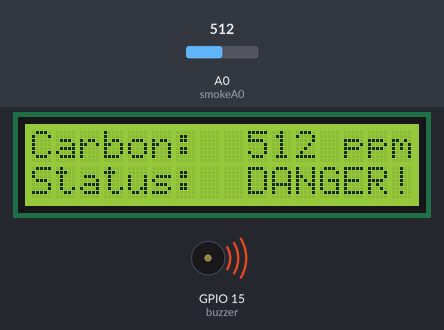
The sketch below on a simulated ESP8266 (NodeMCU). Shown: 16×2 character LCD, buzzer (waves = sounding, pin HIGH). The test bench sets the inputs (shaded band); at power-on: A0 (smokeA0) = 512. WiFi joins after 1.5 s; servers stay silent unless stated; pins used as bus, display or sensor lines are not drawn; what the sketch prints to the serial monitor is not drawn.

Above: at 3.9 s.
4.0 s: A0 (smokeA0) set to 482
At 7.6 s:
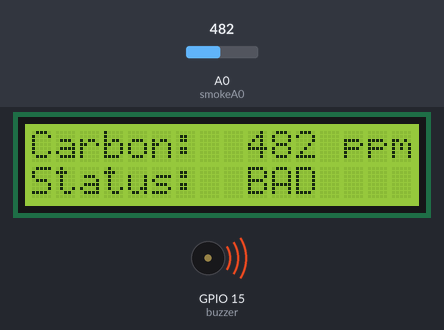
8.4 s: A0 (smokeA0) set to 418
At 10.8 s:
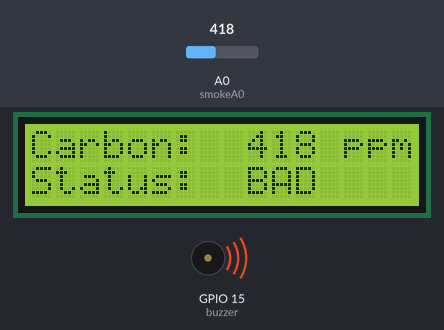
12.0 s: A0 (smokeA0) set to 390
At 15.3 s:
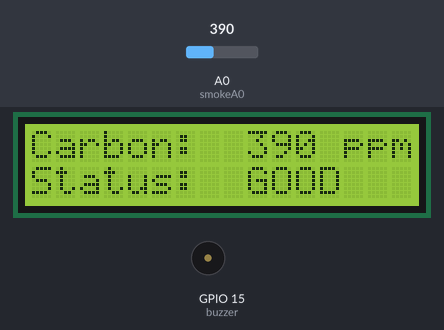
15.6 s: A0 (smokeA0) set to 347
At 18.7 s:
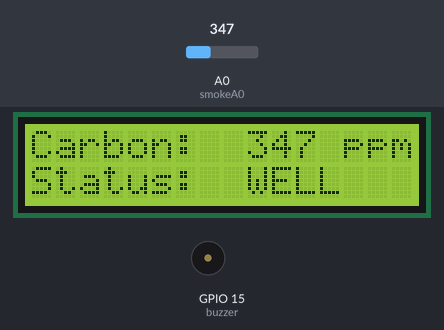
Timing chart, 0 to 20.2 s (numbered marks = the images above; inputs shaded):
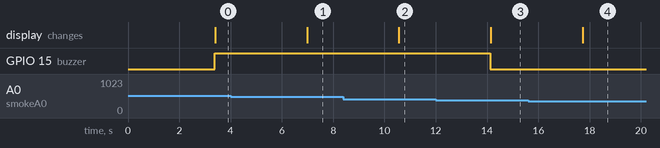

The sketch:

ESP8266wMQ7wLEDwLCDwBUZZER.ino
```cpp
#include <ESP8266WiFi.h>
#include <TridentTD_LineNotify.h>
#include <Wire.h>
#include <LiquidCrystal_I2C.h>
LiquidCrystal_I2C lcd(0x27, 16, 2); //

// WiFi Connected
#define SSID        "delphi"      // WIFI name
#define PASSWORD    "delphi1234"        // WIFI password

// Line Notify TOKEN
#define LINE_TOKEN  "Xmq3tXLUEYjt9ka3KNzGrkh6fFxIfkliyqecjgTM85H"   // LINE TOKEN (Bright's) (SmokeDetector)

// Set IFTTT Webhooks event name and key
#define IFTTT_Key "l4h1eLmi34ErJ5rHby-oRHDv0iPsIGWvhXGuUAEa9gr" // IFTTT KEY(Del's)
#define IFTTT_Event "SMOKE"
WiFiClient client;

int IFTTT_Value1 = 0;

// Define LED LIGHT
#define Rrow1 14 //
#define Rrow2 12 //
#define Rrow3 13 //

// Define BUZZER
#define buzzer 15

// Define Analog A0
int smokeA0 = A0;

void setup() {


  // I/O PIN
  pinMode(smokeA0, INPUT);

  pinMode(Rrow1, OUTPUT);
  pinMode(Rrow2, OUTPUT);
  pinMode(Rrow3, OUTPUT);
  pinMode(buzzer, OUTPUT);

  Serial.begin(115200);

  // WiFi Connect
  Serial.println(LINE.getVersion());
  WiFi.begin(SSID, PASSWORD);
  Serial.printf("WiFi connecting to %s\n",  SSID);
  while (WiFi.status() != WL_CONNECTED) {
    Serial.print(".");
    delay(400);
  }
  Serial.printf("\nWiFi connected\nIP : ");
  Serial.println(WiFi.localIP());

  // Define Line Token
  LINE.setToken(LINE_TOKEN);
}

// function IFTTT
void send_webhook(){// function Send Webook to IFTTT
  // construct the JSON payload
  String jsonString = "";
  jsonString += "{\"value1\":\"";
  jsonString += IFTTT_Value1;
  jsonString += "\"}";
  int jsonLength = jsonString.length();
  String lenString = String(jsonLength);
  // connect to the Maker event server
  client.connect("maker.ifttt.com", 80);
  // construct the POST request
  String postString = "";
  postString += "POST /trigger/";
  postString += IFTTT_Event;
  postString += "/with/key/";
  postString += IFTTT_Key;
  postString += " HTTP/1.1\r\n";
  postString += "Host: maker.ifttt.com\r\n";
  postString += "Content-Type: application/json\r\n";
  postString += "Content-Length: ";
  postString += lenString + "\r\n";
  postString += "\r\n";
  postString += jsonString; // combine post request and JSON
  client.print(postString);
  delay(500);
  client.stop();
}

void loop() {
  // put your main code here, to run repeatedly:
  int analogSensor = analogRead(A0); // อ่านค่าแก๊ส
  Serial.print("Pin A0 ="); // พิมพ์ข้อมความส่งเข้าคอมพิวเตอร์ "val = "
  Serial.println(analogSensor); // พิมพ์ค่าของตัวแปร val

  // IFTTT
  IFTTT_Value1 = analogSensor;
  // Send Webook to IFTTT
  send_webhook();

  delay(1000);

  // lcd Carbon VALUE
  lcd.begin();
  lcd.backlight();
  lcd.setCursor(0,0);
  lcd.print("Carbon: ");
  lcd.setCursor(9,0);
  lcd.print(analogSensor);
  lcd.setCursor(13,0);
  lcd.print("ppm");


  if(analogSensor > 495) { // Condition 3 (6 LIGHT)

    // Red LED
    digitalWrite(Rrow1, HIGH);
    digitalWrite(Rrow2, HIGH);
    digitalWrite(Rrow3, HIGH);

    // Buzzer
    digitalWrite(buzzer, HIGH);

    // Display LCD
    lcd.setCursor(0, 1);
    lcd.print("Status: ");
    lcd.setCursor(9, 1);
    lcd.print("DANGER!");

    // ส่งข้อความไปยังผู้ใช้งาน
    LINE.notify("ควันอยู่ในระดับอันตรายมาก!!"); // ส่งข้อความผ่านไลน์
    }
  else if (analogSensor > 400){ // condition2 (4 LIGHT)

    // Red LED
    digitalWrite(Rrow1, HIGH);
    digitalWrite(Rrow2, HIGH);
    digitalWrite(Rrow3, LOW);

    // Buzzer
    digitalWrite(buzzer, HIGH);

    // Display LCD
    lcd.setCursor(0, 1);
    lcd.print("Status: ");
    lcd.setCursor(9, 1);
    lcd.print("BAD");

    // ส่งข้อความไปยังผู้ใช้งาน
    LINE.notify("ควันอยู่ในระดับที่เริ่มก่อให้เกิดอันตราย"); // ส่งข้อความผ่านไลน์
    }
  else if (analogSensor > 360){ // condition1 (2 LIGHT)

    // Red LED
    digitalWrite(Rrow1, HIGH);
    digitalWrite(Rrow2, LOW);
    digitalWrite(Rrow3, LOW);

    // Buzzer
    digitalWrite(buzzer, LOW);

    // Display LCD
    lcd.setCursor(0, 1);
    lcd.print("Status: ");
    lcd.setCursor(9, 1);
    lcd.print("GOOD");

    // ส่งข้อความไปยังผู้ใช้งาน
    LINE.notify("ควันอยู่ในระดับปกติ"); // ส่งข้อความผ่านไลน์
    }
  else{ // nothing happen (0 LIGHT)

    // Red LED
    digitalWrite(Rrow1, LOW);
    digitalWrite(Rrow2, LOW);
    digitalWrite(Rrow3, LOW);

    // Buzzer
    digitalWrite(buzzer, LOW);

    // Display LCD
    lcd.setCursor(0, 1);
    lcd.print("Status: ");
    lcd.setCursor(9, 1);
    lcd.print("WELL");

    }
}
```

Measured:
- the behaviour switches between 496 and 495 on A0 (smokeA0) (found by bisection; images 0 and 1)
- the behaviour switches between 401 and 400 on A0 (smokeA0) (found by bisection; images 2 and 3)
- the behaviour switches between 361 and 360 on A0 (smokeA0) (found by bisection; images 3 and 4)
- after the input at 4.0 s, the display: changes after 3.0 s (image 1)
- after the input at 8.4 s, the display: changes after 2.2 s (image 2)
- after the input at 12.0 s, GPIO 15 (buzzer): HIGH → LOW after 2.1 s; the display: changes after 2.1 s (image 3)
- after the input at 15.6 s, the display: changes after 2.1 s (image 4)
